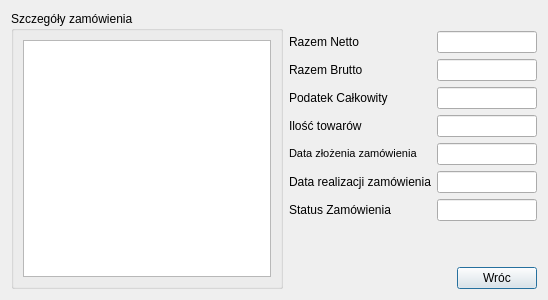
<?xml version="1.0" encoding="UTF-8"?>
<ui version="4.0">
 <class>SzczegolyZamowienia</class>
 <widget class="QDialog" name="SzczegolyZamowienia">
  <property name="geometry">
   <rect>
    <x>0</x>
    <y>0</y>
    <width>548</width>
    <height>300</height>
   </rect>
  </property>
  <property name="windowTitle">
   <string>Dialog</string>
  </property>
  <layout class="QGridLayout" name="gridLayout">
   <item row="0" column="0">
    <layout class="QHBoxLayout" name="horizontalLayout_3">
     <item>
      <widget class="QGroupBox" name="groupBox">
       <property name="title">
        <string>Szczegóły zamówienia</string>
       </property>
       <layout class="QGridLayout" name="gridLayout_2">
        <item row="0" column="0">
         <widget class="QTableView" name="tableListaSzczegoly"/>
        </item>
       </layout>
      </widget>
     </item>
     <item>
      <layout class="QVBoxLayout" name="verticalLayout_5">
       <item>
        <layout class="QVBoxLayout" name="verticalLayout_4">
         <item>
          <spacer name="verticalSpacer_2">
           <property name="orientation">
            <enum>Qt::Vertical</enum>
           </property>
           <property name="sizeType">
            <enum>QSizePolicy::Preferred</enum>
           </property>
           <property name="sizeHint" stdset="0">
            <size>
             <width>20</width>
             <height>20</height>
            </size>
           </property>
          </spacer>
         </item>
         <item>
          <layout class="QHBoxLayout" name="horizontalLayout">
           <item>
            <layout class="QVBoxLayout" name="verticalLayout_2">
             <item>
              <widget class="QLabel" name="label">
               <property name="text">
                <string>Razem Netto</string>
               </property>
              </widget>
             </item>
             <item>
              <widget class="QLabel" name="label_2">
               <property name="text">
                <string>Razem Brutto</string>
               </property>
              </widget>
             </item>
             <item>
              <widget class="QLabel" name="label_3">
               <property name="text">
                <string>Podatek Całkowity</string>
               </property>
              </widget>
             </item>
             <item>
              <widget class="QLabel" name="label_5">
               <property name="text">
                <string>Ilość towarów</string>
               </property>
              </widget>
             </item>
             <item>
              <widget class="QLabel" name="label_4">
               <property name="text">
                <string>&lt;!DOCTYPE HTML PUBLIC &quot;-//W3C//DTD HTML 4.0//EN&quot; &quot;http://www.w3.org/TR/REC-html40/strict.dtd&quot;&gt;
&lt;html&gt;&lt;head&gt;&lt;meta name=&quot;qrichtext&quot; content=&quot;1&quot; /&gt;&lt;style type=&quot;text/css&quot;&gt;
p, li { white-space: pre-wrap; }
&lt;/style&gt;&lt;/head&gt;&lt;body style=&quot; font-family:'MS Shell Dlg 2'; font-size:8.25pt; font-weight:400; font-style:normal;&quot;&gt;
&lt;p style=&quot; margin-top:0px; margin-bottom:0px; margin-left:0px; margin-right:0px; -qt-block-indent:0; text-indent:0px;&quot;&gt;&lt;span style=&quot; font-size:8pt;&quot;&gt;Data złożenia zamówienia&lt;/span&gt;&lt;/p&gt;&lt;/body&gt;&lt;/html&gt;</string>
               </property>
              </widget>
             </item>
             <item>
              <widget class="QLabel" name="label_6">
               <property name="text">
                <string>Data realizacji zamówienia</string>
               </property>
              </widget>
             </item>
             <item>
              <widget class="QLabel" name="label_7">
               <property name="text">
                <string>Status Zamówienia</string>
               </property>
              </widget>
             </item>
            </layout>
           </item>
           <item>
            <layout class="QVBoxLayout" name="verticalLayout">
             <item>
              <widget class="QLineEdit" name="nettoEdit"/>
             </item>
             <item>
              <widget class="QLineEdit" name="bruttoEdit"/>
             </item>
             <item>
              <widget class="QLineEdit" name="podatekEdit"/>
             </item>
             <item>
              <widget class="QLineEdit" name="iloscTowarowEdit"/>
             </item>
             <item>
              <widget class="QLineEdit" name="dataZlozeniaEdit"/>
             </item>
             <item>
              <widget class="QLineEdit" name="dataRalizacjiEdit"/>
             </item>
             <item>
              <widget class="QLineEdit" name="statusEdit"/>
             </item>
            </layout>
           </item>
          </layout>
         </item>
        </layout>
       </item>
       <item>
        <layout class="QVBoxLayout" name="verticalLayout_3">
         <item>
          <spacer name="verticalSpacer">
           <property name="orientation">
            <enum>Qt::Vertical</enum>
           </property>
           <property name="sizeHint" stdset="0">
            <size>
             <width>20</width>
             <height>40</height>
            </size>
           </property>
          </spacer>
         </item>
         <item>
          <layout class="QHBoxLayout" name="horizontalLayout_2">
           <item>
            <spacer name="horizontalSpacer">
             <property name="orientation">
              <enum>Qt::Horizontal</enum>
             </property>
             <property name="sizeHint" stdset="0">
              <size>
               <width>40</width>
               <height>20</height>
              </size>
             </property>
            </spacer>
           </item>
           <item>
            <widget class="QPushButton" name="szczegolyZamowienaWrocButton">
             <property name="text">
              <string>Wróc</string>
             </property>
            </widget>
           </item>
          </layout>
         </item>
        </layout>
       </item>
      </layout>
     </item>
    </layout>
   </item>
  </layout>
 </widget>
 <resources/>
 <connections/>
</ui>
